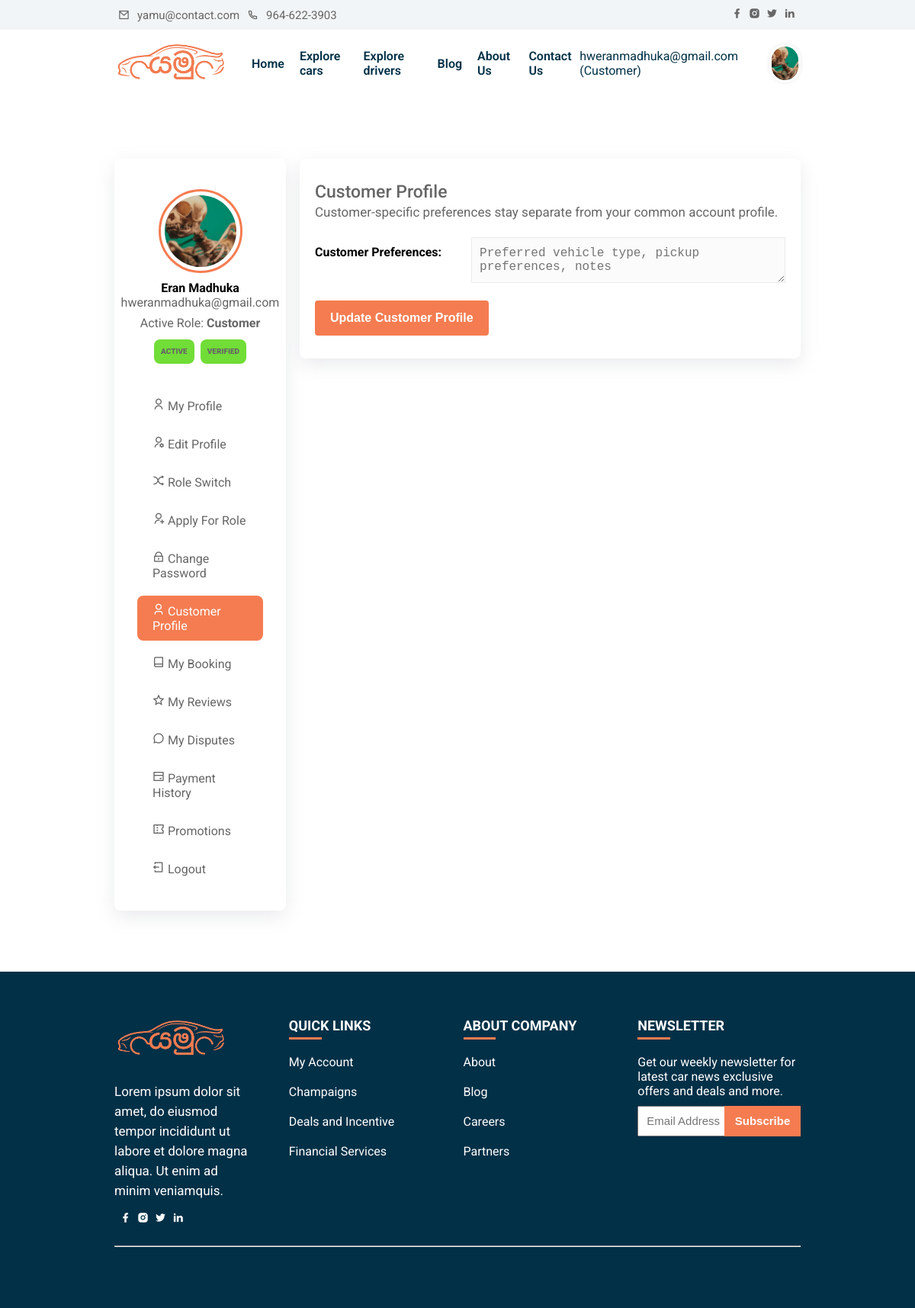
The page /customer-profile.php (signed in) on the database its author committed.
### tables this page shows
CREATE TABLE IF NOT EXISTS `users` (
  `user_id` int(11) NOT NULL AUTO_INCREMENT,
  `username` varchar(50) DEFAULT NULL,
  `password` varchar(50) DEFAULT NULL,
  `role` enum('admin','staff','driver','customer') NOT NULL DEFAULT 'customer',
  `full_name` varchar(255) DEFAULT NULL,
  `email` varchar(255) DEFAULT NULL,
  `address` longtext,
  `city` varchar(50) DEFAULT NULL,
  `phone` varchar(11) DEFAULT NULL,
  `dob` varchar(50) DEFAULT NULL,
  `license_or_nic` varchar(100) DEFAULT NULL,
  `verification_status` varchar(20) NOT NULL DEFAULT 'verified',
  `bio` longtext,
  `profile_pic` varchar(255) DEFAULT NULL,
  `account_status` varchar(20) NOT NULL DEFAULT 'active',
  `rag_date` datetime DEFAULT NULL,
  `created_at` datetime DEFAULT NULL,
  `updated_at` datetime DEFAULT NULL,
  PRIMARY KEY (`user_id`)
);

### includes/auth.php (called while the page is built, shortened)
<?php
function yamu_e($value)
{
    return htmlspecialchars((string) $value, ENT_QUOTES, 'UTF-8');
}
function yamu_normalize_role($role)
{
    $role = strtolower(trim((string) $role));
    $allowedRoles = ['admin', 'staff', 'driver', 'customer'];
    return in_array($role, $allowedRoles, true) ? $role : 'customer';
}
function yamu_role_label($role)
{
    return ucfirst(yamu_normalize_role($role));
}
function yamu_is_admin_role($role)
{
    return yamu_normalize_role($role) === 'admin';
}
function yamu_is_admin_panel_role($role)
{
    return yamu_is_admin_role($role);
}
function yamu_table_exists($conn, $tableName)
{
    static $cache = [];
    $key = spl_object_hash($conn) . ':' . $tableName;
    if (isset($cache[$key])) {
        return $cache[$key];
    }
    $escapedTable = mysqli_real_escape_string($conn, (string) $tableName);
    $result = @mysqli_query($conn, "SHOW TABLES LIKE '{$escapedTable}'");
    $exists = $result instanceof mysqli_result && $result->num_rows > 0;
    return $exists;
}
function yamu_is_user_authenticated()
{
    return isset($_SESSION['authenticated'], $_SESSION['user']) && $_SESSION['authenticated'] === true;
}
function yamu_is_admin_authenticated()
{
    return isset($_SESSION['admin']) && yamu_is_admin_panel_role($_SESSION['admin']['role'] ?? null);
}
function yamu_current_user()
{
    return $_SESSION['user'] ?? null;
}
function yamu_badge_class($status)
{
    $status = strtolower(trim((string) $status));
    if (in_array($status, ['active', 'approved', 'verified', 'confirmed', 'completed', 'paid', 'available', 'good', 'visible', 'resolved'], true)) {
        return 'Status-conpleted-badge';
    }
    return 'Status-inactive-badge';
}
function yamu_fetch_user_by_id($conn, $userId)
{
    $stmt = $conn->prepare('SELECT * FROM users WHERE user_id = ? LIMIT 1');
    $stmt->bind_param('i', $userId);
    $stmt->execute();
    $result = $stmt->get_result();
    $row = $result ? $result->fetch_assoc() : null;
    return $row ?: null;
}
function yamu_ensure_role_profile_row($conn, $userId, $role, $sourceUser = null)
{
    $userId = (int) $userId;
    $role = yamu_normalize_role($role);
    $sourceUser = is_array($sourceUser) ? $sourceUser : yamu_fetch_user_by_id($conn, $userId);
    if ($role === 'customer' && yamu_table_exists($conn, 'customer_profiles')) {
        $stmt = $conn->prepare('INSERT IGNORE INTO customer_profiles (user_id, created_at, updated_at) VALUES (?, NOW(), NOW())');
        $stmt->bind_param('i', $userId);
        $ok = $stmt->execute();
        return $ok;
    }
    return false;
}
function yamu_profile_avatar_path($fileName)
{
    $fileName = !empty($fileName) ? $fileName : 'avatar.png';
    return 'assets/images/uploads/avatar/' . $fileName;
}

### customer-profile.php (the view, shortened to what this page needs)
<?php
require_once __DIR__ . '/includes/auth.php';
include 'includes/config.php';
$page_title = 'Customer Profile';
$userId = (int) ($_SESSION['user']['user_ID'] ?? 0);
yamu_ensure_role_profile_row($conn, $userId, 'customer');
?>
<!DOCTYPE html>
<html lang="en">
<head>
    <?php include('includes/header.php'); ?>
</head>
<body>
    <?php include('includes/menu.php'); ?>
    <section class="profile">
        <div class="container">
            <div class="row">
                <?php
                    $currentAccountPage = 'customer-profile';
                    include('includes/account-sidebar.php');
                ?>
                <div class="profile-details card">
                    <h3>Customer Profile</h3>
                    <p>Customer-specific preferences stay separate from your common account profile.</p>
                    <form action="includes/role-profile-setting.php" method="POST" class="signup-form">
                        <div class="form-group">
                            <label for="preferences">Customer Preferences:</label>
                            <textarea name="preferences" id="preferences" placeholder="Preferred vehicle type, pickup preferences, notes"><?php echo yamu_e($profile['preferences'] ?? ''); ?></textarea>
                        </div>
                        <input type="submit" value="Update Customer Profile" class="btn main-btn" name="updateCustomerProfile" />
                    </form>
                </div>
            </div>
        </div>
    </section>
    <?php include('includes/footer.php'); ?>
</body>
</html>

### includes/menu.php (shortened to what this page needs)
<?php
    require_once __DIR__ . '/auth.php';
    $signedInUser = yamu_current_user();
    $signedInRole = $signedInUser['active_role'] ?? ($signedInUser['role'] ?? 'customer');
    $signedInAdmin = $_SESSION['admin'] ?? null;
    $currentPage = basename($_SERVER['PHP_SELF'] ?? '');
?>
        <div class="top-nav">
            <div class="container row">
                <div class="contact-info row">
                    <div>
                        <i class="ri-mail-line"></i>
                        <a href="mailto:yamu@contact.com">yamu@contact.com</a>
                    </div>
                    <div>
                        <i class="ri-phone-line"></i>
                        <a href="tel: 123456789">964-622-3903</a>
                    </div>
                </div>
                <div class="social-icon">
                    <a href="#" title="facebook">
                        <i class="ri-facebook-fill"></i>
                    </a>
                    <a href="#" title="instagram">
                        <i class="ri-instagram-fill"></i>
                    </a>
                    <a href="#" title="twitter">
                        <i class="ri-twitter-fill"></i>
                    </a>
                    <a href="#" title="linkedin">
                        <i class="ri-linkedin-fill"></i>
                    </a>
                </div>
            </div>
        </div>
        <nav id="nav">
            <div class="container">
                <a href="index.php" class="">
                    <img class="navbar-brand" src="assets/images/logo/logo-full.png" alt="Yamu logo">
                </a>
                <ul class="navbar" id="navbar">
                    <li class="navbar-item">
                        <a class="navbar-link <?php echo $currentPage === 'index.php' ? 'active' : ''; ?>" href="index.php">Home</a>
                    </li>
                    <li class="navbar-item">
                        <a class="navbar-link <?php echo isset($page_title) && $page_title === 'Car Listing' ? 'active' : ''; ?>" href="car-listing.php">Explore cars</a>
                    </li>
                    <li class="navbar-item">
                        <a class="navbar-link <?php echo in_array($page_title ?? '', ['Explore Drivers', 'Driver Details'], true) ? 'active' : ''; ?>" href="drivers.php">Explore drivers</a>
                    </li>
                    <li class="navbar-item">
                        <a class="navbar-link <?php echo isset($page_title) && $page_title === 'Blog' ? 'active' : ''; ?>" href="blog.php">Blog</a>
                    </li>
                    <li class="navbar-item">
                        <a class="navbar-link <?php echo isset($page_title) && $page_title === 'About' ? 'active' : ''; ?>" href="about.php">About Us</a>
                    </li>
                    <li class="navbar-item">
                        <a class="navbar-link <?php echo isset($page_title) && $page_title === 'Contact' ? 'active' : ''; ?>" href="contact.php">Contact Us</a>
                    </li>
                </ul>
                <ul class="sign-btn">
                    <?php
                        if (yamu_is_admin_authenticated()) {
                            ?>
                                <div class="login-menu subnav">
                                    <span><?php echo yamu_e($signedInAdmin['username'] ?? 'admin'); ?></span>
                                    <div class="avatar">
                                        <img src="<?php echo yamu_e(yamu_profile_avatar_path($signedInAdmin['avatar'] ?? 'avatar.png')); ?>" alt="avatar">
                                    </div>
                                    <ul class="subnav-content">
                                        <li><a href="admin/dashboard.php"><i class="ri-dashboard-line"></i> Admin Dashboard</a></li>
                                        <?php if (yamu_is_user_authenticated()) { ?>
                                            <li><a href="choose-role.php"><i class="ri-user-search-line"></i> Choose Role</a></li>
                                            <li><a href="role-switch.php"><i class="ri-shuffle-line"></i> Role Switch</a></li>
                                        <?php } ?>
                                        <li><a href="admin/users.php"><i class="ri-user-line"></i> Users</a></li>
                                        <li><a href="admin/bookings.php"><i class="ri-bookmark-line"></i> Bookings</a></li>
                                        <li><a href="admin/payments.php"><i class="ri-bank-card-line"></i> Payments</a></li>
                                        <li><a href="admin/promotions.php"><i class="ri-coupon-3-line"></i> Promotions</a></li>
                                        <li class="logout"><a href="admin/loguot.php"><i class="ri-login-box-line"></i> Log Out</a></li>
                                    </ul>
                                </div>
                            <?php
                        } elseif (yamu_is_user_authenticated()) {
                            ?>
                                <div class="login-menu subnav">
                                    <span><?php echo yamu_e($signedInUser['username']); ?> (<?php echo yamu_e(yamu_role_label($signedInRole)); ?>)</span>
                                    <div class="avatar">
                                        <img src="<?php echo yamu_e(yamu_profile_avatar_path($signedInUser['avatar'] ?? 'avatar.png')); ?>" alt="avatar">
                                    </div>
                                </div>
                            <?php
                        }
                    ?>
                </ul>
            </div>
        </nav>

### includes/account-sidebar.php (shortened to what this page needs)
<?php
    $currentUser = $_SESSION['user'];
    $currentRole = $currentUser['active_role'] ?? ($currentUser['role'] ?? 'customer');
    $assignedRoles = $currentUser['roles'] ?? [$currentRole];
    $currentAccountPage = $currentAccountPage ?? '';
    $accountStatusClass = yamu_badge_class($currentUser['account_status'] ?? 'active');
    $verificationClass = yamu_badge_class($currentUser['verification_status'] ?? 'verified');
?>
<div class="profile-card card sticky">
    <div class="avatar">
        <img src="<?php echo yamu_e(yamu_profile_avatar_path($currentUser['avatar'] ?? 'avatar.png')); ?>" alt="avatar">
    </div>
    <h4><?php echo yamu_e($currentUser['name'] ?? ''); ?></h4>
    <span><?php echo yamu_e($currentUser['email'] ?? ''); ?></span>
    <span style="display:block; margin-top: 8px;">
        Active Role: <strong><?php echo yamu_e(yamu_role_label($currentRole)); ?></strong>
    </span>
    <div class="account-meta">
        <span class="<?php echo yamu_e($accountStatusClass); ?>">
            <?php echo yamu_e(ucfirst($currentUser['account_status'] ?? 'active')); ?>
        </span>
        <span class="<?php echo yamu_e($verificationClass); ?>">
            <?php echo yamu_e(ucfirst(str_replace('_', ' ', $currentUser['verification_status'] ?? 'verified'))); ?>
        </span>
    </div>
    <ul class="sidenav-list">
        <li class="sidenav-item">
            <a href="my-profile.php" class="nav-links <?php echo $currentAccountPage === 'my-profile' ? 'active' : ''; ?>">
                <i class="ri-user-line"></i>
                My Profile
            </a>
        </li>
        <li class="sidenav-item">
            <a href="edit-profile.php" class="nav-links <?php echo $currentAccountPage === 'edit-profile' ? 'active' : ''; ?>">
                <i class="ri-user-settings-line"></i>
                Edit Profile
            </a>
        </li>
        <li class="sidenav-item">
            <a href="role-switch.php" class="nav-links <?php echo $currentAccountPage === 'role-switch' ? 'active' : ''; ?>">
                <i class="ri-shuffle-line"></i>
                Role Switch
            </a>
        </li>
        <?php if (in_array('customer', $assignedRoles, true) && !yamu_is_admin_panel_role($currentRole)) { ?>
            <li class="sidenav-item">
                <a href="role-activation.php" class="nav-links <?php echo $currentAccountPage === 'role-activation' ? 'active' : ''; ?>">
                    <i class="ri-user-add-line"></i>
                    Apply For Role
                </a>
            </li>
        <?php } ?>
        <li class="sidenav-item">
            <a href="update-password.php" class="nav-links <?php echo $currentAccountPage === 'password' ? 'active' : ''; ?>">
                <i class="ri-lock-line"></i>
                Change Password
            </a>
        </li>
        <?php if (in_array('customer', $assignedRoles, true)) { ?>
            <li class="sidenav-item">
                <a href="customer-profile.php" class="nav-links <?php echo $currentAccountPage === 'customer-profile' ? 'active' : ''; ?>">
                    <i class="ri-user-3-line"></i>
                    Customer Profile
                </a>
            </li>
        <?php } ?>
        <?php if ($currentRole === 'customer') { ?>
            <li class="sidenav-item">
                <a href="my-booking.php" class="nav-links <?php echo $currentAccountPage === 'booking' ? 'active' : ''; ?>">
                    <i class="ri-book-line"></i>
                    My Booking
                </a>
            </li>
            <li class="sidenav-item">
                <a href="my-reviews.php" class="nav-links <?php echo $currentAccountPage === 'reviews' ? 'active' : ''; ?>">
                    <i class="ri-star-line"></i>
                    My Reviews
                </a>
            </li>
            <li class="sidenav-item">
                <a href="my-disputes.php" class="nav-links <?php echo $currentAccountPage === 'disputes' ? 'active' : ''; ?>">
                    <i class="ri-chat-3-line"></i>
                    My Disputes
                </a>
            </li>
            <li class="sidenav-item">
                <a href="payment-history.php" class="nav-links <?php echo $currentAccountPage === 'payments' ? 'active' : ''; ?>">
                    <i class="ri-bank-card-line"></i>
                    Payment History
                </a>
            </li>
            <li class="sidenav-item">
                <a href="promotions.php" class="nav-links <?php echo $currentAccountPage === 'promotions' ? 'active' : ''; ?>">
                    <i class="ri-coupon-3-line"></i>
                    Promotions
                </a>
            </li>
        <?php } ?>
        <li class="sidenav-item">
            <a href="logout.php" class="nav-links">
                <i class="ri-logout-box-line"></i>
                Logout
            </a>
        </li>
    </ul>
</div>

### rows shown on the page
users: username "hweranmadhuka@gmail.com", role "Customer", profile_pic (picture), full_name "Eran Madhuka", email "hweranmadhuka@gmail.com", account_status "ACTIVE", verification_status "VERIFIED"
